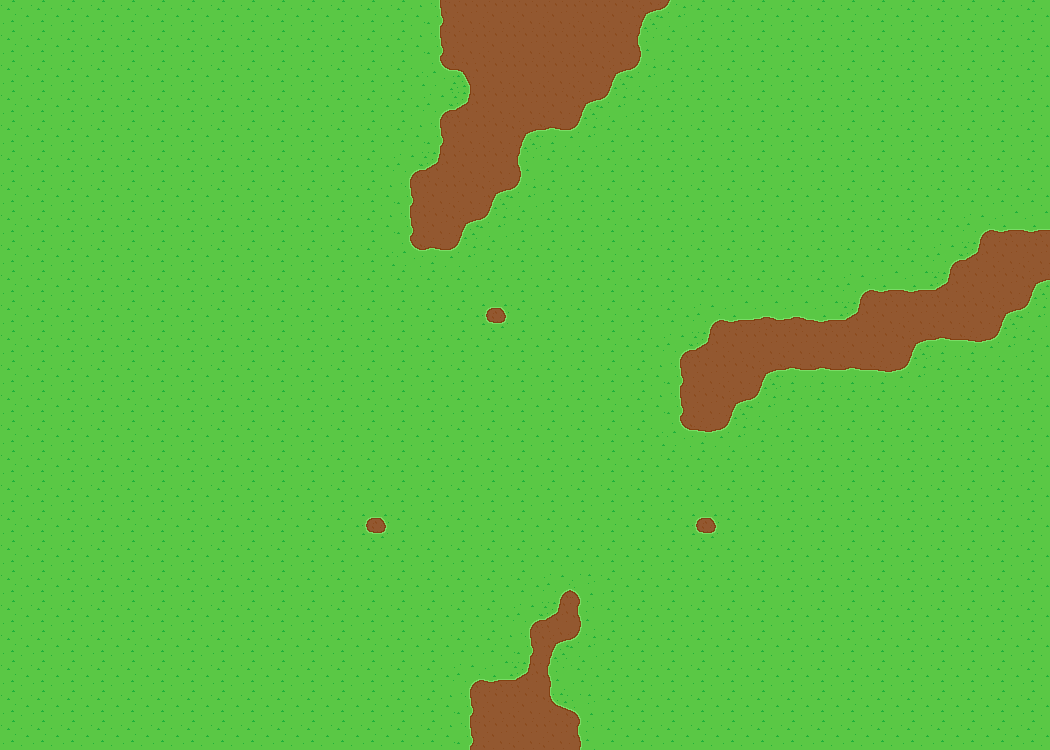

Tiled map render using the project's own tile images. Description and the whole map definition, tile-layer contents included, below:
An orthogonal 35x25 tile map with 30x30 px tiles, 1 tile layer (Ground), 2 tilesets and 6 objects (3x warp, 2x foreground).

<map version="1.10" tiledversion="1.11.2" orientation="orthogonal" renderorder="right-down" width="35" height="25" tilewidth="30" tileheight="30" infinite="0" nextlayerid="4" nextobjectid="13">
 <tileset firstgid="1" source="../Tiles/Tiles.tsx" />
 <tileset firstgid="401" source="../Tiles/Foreground.tsx" />
 <layer id="1" name="Ground" width="35" height="25">
  <data encoding="csv">
22,22,22,22,22,22,22,22,22,22,22,22,22,22,81,82,82,82,82,82,82,65,104,22,22,22,22,22,22,22,22,22,22,22,22,
22,22,22,22,22,22,22,22,22,22,22,22,22,22,81,82,82,82,82,82,82,84,22,22,22,22,22,22,22,22,22,22,22,22,22,
22,22,22,22,22,22,22,22,22,22,22,22,22,22,101,66,82,82,82,82,65,104,22,22,22,22,22,22,22,22,22,22,22,22,22,
22,22,22,22,22,22,22,22,22,22,22,22,22,22,61,86,82,82,82,65,104,22,22,22,22,22,22,22,22,22,22,22,22,22,22,
22,22,22,22,22,22,22,22,22,22,22,22,22,22,81,82,82,65,102,104,22,22,22,22,22,22,22,22,22,22,22,22,22,22,22,
22,22,22,22,22,22,22,22,22,22,22,22,22,61,86,82,82,84,22,22,22,22,22,22,22,22,22,22,22,22,22,22,22,22,22,
22,22,22,22,22,22,22,22,22,22,22,22,22,81,82,82,65,104,22,22,22,22,22,22,22,22,22,22,22,22,22,22,22,22,22,
22,22,22,22,22,22,22,22,22,22,22,22,22,81,82,65,104,22,22,22,22,22,22,22,22,22,22,22,22,22,22,22,61,62,62,
22,22,22,22,22,22,22,22,22,22,22,22,22,101,102,104,22,22,22,22,22,22,22,22,22,22,22,22,22,22,22,61,86,82,82,
22,22,22,22,22,22,22,22,22,22,22,22,22,22,22,22,22,22,22,22,22,22,22,22,22,22,22,22,61,62,62,86,82,82,65,
22,22,22,22,22,22,22,22,22,22,22,22,22,22,22,22,46,22,22,22,22,22,22,61,62,63,63,62,86,82,82,82,82,65,104,
22,22,22,22,22,22,22,22,22,22,22,22,22,22,22,22,22,22,22,22,22,22,61,86,82,82,82,82,82,82,65,102,103,104,22,
22,22,22,22,22,22,22,22,22,22,22,22,22,22,22,22,22,22,22,22,22,22,81,82,82,65,102,102,102,103,104,22,22,22,22,
22,22,22,22,22,22,22,22,22,22,22,22,22,22,22,22,22,22,22,22,22,22,81,82,65,104,22,22,22,22,22,22,22,22,22,
22,22,22,22,22,22,22,22,22,22,22,22,22,22,22,22,22,22,22,22,22,22,101,103,104,22,22,22,22,22,22,22,22,22,22,
22,22,22,22,22,22,22,22,22,22,22,22,22,22,22,22,22,22,22,22,22,22,22,22,22,22,22,22,22,22,22,22,22,22,22,
22,22,22,22,22,22,22,22,22,22,22,22,22,22,22,22,22,22,22,22,22,22,22,22,22,22,22,22,22,22,22,22,22,22,22,
22,22,22,22,22,22,22,22,22,22,22,22,46,22,22,22,22,22,22,22,22,22,22,46,22,22,22,22,22,22,22,22,22,22,22,
22,22,22,22,22,22,22,22,22,22,22,22,22,22,22,22,22,22,22,22,22,22,22,22,22,22,22,22,22,22,22,22,22,22,22,
22,22,22,22,22,22,22,22,22,22,22,22,22,22,22,22,22,22,61,64,22,22,22,22,22,22,22,22,22,22,22,22,22,22,22,
22,22,22,22,22,22,22,22,22,22,22,22,22,22,22,22,22,61,86,84,22,22,22,22,22,22,22,22,22,22,22,22,22,22,22,
22,22,22,22,22,22,22,22,22,22,22,22,22,22,22,22,22,81,65,104,22,22,22,22,22,22,22,22,22,22,22,22,22,22,22,
22,22,22,22,22,22,22,22,22,22,22,22,22,22,22,61,62,86,84,22,22,22,22,22,22,22,22,22,22,22,22,22,22,22,22,
22,22,22,22,22,22,22,22,22,22,22,22,22,22,22,81,82,82,85,64,22,22,22,22,22,22,22,22,22,22,22,22,22,22,22,
22,22,22,22,22,22,22,22,22,22,22,22,22,22,22,81,82,82,82,84,22,22,22,22,22,22,22,22,22,22,22,22,22,22,22
</data>
 </layer>
 <objectgroup id="2" name="Object Layer 1">
  <object id="1" name="map_4" type="warp" x="389" y="-6" width="296" height="43" />
  <object id="2" name="map_3" type="warp" x="960.75" y="202" width="116.25" height="184" />
  <object id="9" name="Foreground _shadow_1" type="foreground" gid="403" x="0" y="750" width="1050" height="750" />
  <object id="10" name="map_1" type="warp" x="407.333" y="690" width="243.333" height="78.6667" />
  <object id="12" x="52" y="-466" height="14" />
 </objectgroup>
 <objectgroup id="3" name="Object Layer 2">
  <object id="8" name="Foreground_1" type="foreground" gid="404" x="0" y="750" width="1050" height="750" />
 </objectgroup>
</map>
